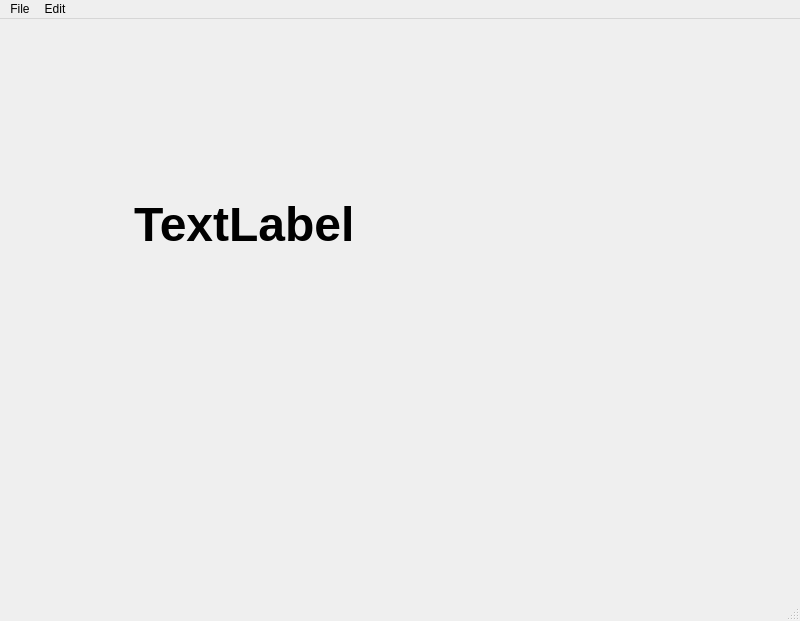
<?xml version="1.0" encoding="UTF-8"?>
<ui version="4.0">
 <class>MainWindow</class>
 <widget class="QMainWindow" name="MainWindow">
  <property name="geometry">
   <rect>
    <x>0</x>
    <y>0</y>
    <width>800</width>
    <height>621</height>
   </rect>
  </property>
  <property name="windowTitle">
   <string>MainWindow</string>
  </property>
  <widget class="QWidget" name="centralwidget">
   <widget class="QLabel" name="label">
    <property name="geometry">
     <rect>
      <x>134</x>
      <y>115</y>
      <width>481</width>
      <height>181</height>
     </rect>
    </property>
    <property name="font">
     <font>
      <pointsize>36</pointsize>
      <weight>75</weight>
      <bold>true</bold>
     </font>
    </property>
    <property name="text">
     <string>TextLabel</string>
    </property>
   </widget>
  </widget>
  <widget class="QMenuBar" name="menubar">
   <property name="geometry">
    <rect>
     <x>0</x>
     <y>0</y>
     <width>800</width>
     <height>26</height>
    </rect>
   </property>
   <widget class="QMenu" name="menuFile">
    <property name="title">
     <string>File</string>
    </property>
    <addaction name="separator"/>
    <addaction name="actionNew"/>
    <addaction name="actionSave"/>
   </widget>
   <widget class="QMenu" name="menuEdit">
    <property name="title">
     <string>Edit</string>
    </property>
    <addaction name="actionCopy"/>
    <addaction name="actionPaste"/>
   </widget>
   <addaction name="menuFile"/>
   <addaction name="menuEdit"/>
  </widget>
  <widget class="QStatusBar" name="statusbar"/>
  <action name="actionNew">
   <property name="text">
    <string>New</string>
   </property>
   <property name="statusTip">
    <string>Create a new file</string>
   </property>
   <property name="shortcut">
    <string>Ctrl+N</string>
   </property>
  </action>
  <action name="actionSave">
   <property name="text">
    <string>Save</string>
   </property>
   <property name="statusTip">
    <string>Save the file</string>
   </property>
   <property name="shortcut">
    <string>Ctrl+S</string>
   </property>
  </action>
  <action name="actionCopy">
   <property name="text">
    <string>Copy</string>
   </property>
   <property name="statusTip">
    <string>Copy the file</string>
   </property>
   <property name="shortcut">
    <string>Ctrl+C</string>
   </property>
  </action>
  <action name="actionPaste">
   <property name="text">
    <string>Paste</string>
   </property>
   <property name="statusTip">
    <string>Paste the file</string>
   </property>
   <property name="shortcut">
    <string>Ctrl+V</string>
   </property>
  </action>
 </widget>
 <resources/>
 <connections/>
</ui>
